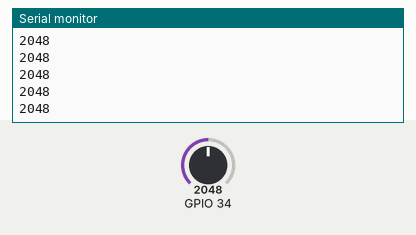
Bench run of a sketch on a simulated ESP32. Parts: the last lines printed to the serial monitor. The test bench sets the inputs (shaded band); at power-on: GPIO 34 = 2048. Nothing arrives over Bluetooth unless stated.

Above: at 1.2 s.
1.3 s: GPIO 34 set to 2866
At 2.2 s:
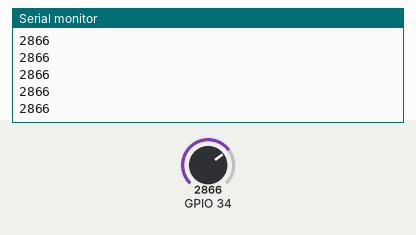
2.8 s: GPIO 34 set to 3603
At 3.6 s:
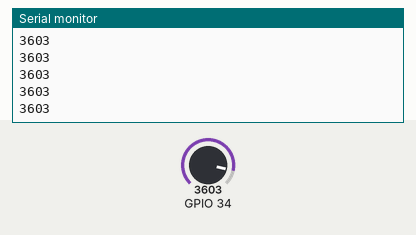
Timing chart, 0 to 5.8 s (numbered marks = the images above; inputs shaded):
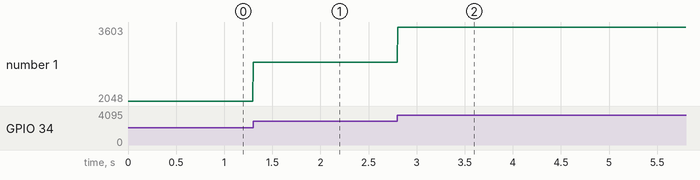

The sketch:

PulseSensor_bluetooth.ino
```cpp
/*  PulseSensor Starter Project and Signal Tester
 *  The Best Way to Get Started  With, or See the Raw Signal of, your PulseSensor.com™ & Arduino.
 *
 *  Here is a link to the tutorial
 *  https://pulsesensor.com/pages/code-and-guide
 *
 *  WATCH ME (Tutorial Video):
 *  https://www.youtube.com/watch?v=RbB8NSRa5X4
 *
 *
-------------------------------------------------------------
1) This shows a live human Heartbeat Pulse.
2) Live visualization in Arduino's Cool "Serial Plotter".
3) Blink an LED on each Heartbeat.
4) This is the direct Pulse Sensor's Signal.
5) A great first-step in troubleshooting your circuit and connections.
6) "Human-readable" code that is newbie friendly."

*/
#include "BluetoothSerial.h"

int Signal;                // holds the incoming raw data. Signal value can range from 0-1024

BluetoothSerial SerialBT;

// The SetUp Function:
void setup() {
  Serial.begin(115200);         // Set's up Serial Communication at certain speed.
  SerialBT.begin("ESP32_Haonan1");
}

// The Main Loop Function
void loop() {

  Signal = analogRead(34);  // Read the PulseSensor's value.
                                              // Assign this value to the "Signal" variable.

  SerialBT.println(Signal);
  Serial.println(Signal);
  delay(5);
}
```

Measured:
- after the input at 1.3 s, the serial monitor: prints a new line at once (image 1)
- after the input at 2.8 s, the serial monitor: prints a new line at once (image 2)
- plotted number 1: 2048 → 2866 after the input at 1.3 s, 2866 → 3603 after the input at 2.8 s
